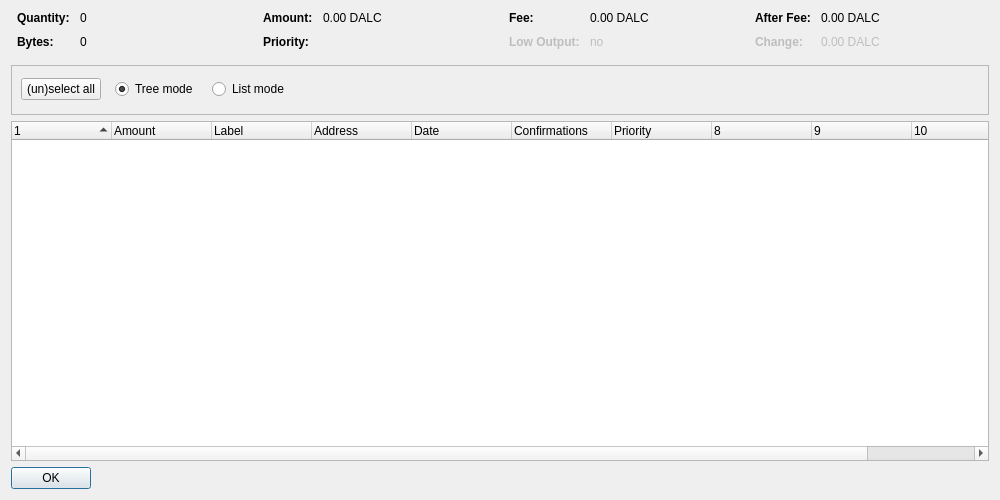
<?xml version="1.0" encoding="UTF-8"?>
<ui version="4.0">
 <class>CoinControlDialog</class>
 <widget class="QDialog" name="CoinControlDialog">
  <property name="geometry">
   <rect>
    <x>0</x>
    <y>0</y>
    <width>1000</width>
    <height>500</height>
   </rect>
  </property>
  <property name="windowTitle">
   <string>Coin Control</string>
  </property>
  <layout class="QVBoxLayout" name="verticalLayout">
   <item>
    <layout class="QHBoxLayout" name="horizontalLayoutTop" stretch="0,0,0,0">
     <property name="topMargin">
      <number>0</number>
     </property>
     <property name="bottomMargin">
      <number>10</number>
     </property>
     <item>
      <layout class="QFormLayout" name="formLayoutCoinControl1">
       <property name="horizontalSpacing">
        <number>10</number>
       </property>
       <property name="verticalSpacing">
        <number>10</number>
       </property>
       <property name="leftMargin">
        <number>6</number>
       </property>
       <property name="rightMargin">
        <number>6</number>
       </property>
       <item row="0" column="0">
        <widget class="QLabel" name="labelCoinControlQuantityText">
         <property name="styleSheet">
          <string notr="true">font-weight:bold;</string>
         </property>
         <property name="text">
          <string>Quantity:</string>
         </property>
        </widget>
       </item>
       <item row="0" column="1">
        <widget class="QLabel" name="labelCoinControlQuantity">
         <property name="cursor">
          <cursorShape>IBeamCursor</cursorShape>
         </property>
         <property name="contextMenuPolicy">
          <enum>Qt::ActionsContextMenu</enum>
         </property>
         <property name="text">
          <string notr="true">0</string>
         </property>
         <property name="textInteractionFlags">
          <set>Qt::LinksAccessibleByMouse|Qt::TextSelectableByKeyboard|Qt::TextSelectableByMouse</set>
         </property>
        </widget>
       </item>
       <item row="1" column="0">
        <widget class="QLabel" name="labelCoinControlBytesText">
         <property name="styleSheet">
          <string notr="true">font-weight:bold;</string>
         </property>
         <property name="text">
          <string>Bytes:</string>
         </property>
        </widget>
       </item>
       <item row="1" column="1">
        <widget class="QLabel" name="labelCoinControlBytes">
         <property name="cursor">
          <cursorShape>IBeamCursor</cursorShape>
         </property>
         <property name="contextMenuPolicy">
          <enum>Qt::ActionsContextMenu</enum>
         </property>
         <property name="text">
          <string notr="true">0</string>
         </property>
         <property name="textInteractionFlags">
          <set>Qt::LinksAccessibleByMouse|Qt::TextSelectableByKeyboard|Qt::TextSelectableByMouse</set>
         </property>
        </widget>
       </item>
      </layout>
     </item>
     <item>
      <layout class="QFormLayout" name="formLayoutCoinControl2">
       <property name="horizontalSpacing">
        <number>10</number>
       </property>
       <property name="verticalSpacing">
        <number>10</number>
       </property>
       <property name="leftMargin">
        <number>6</number>
       </property>
       <property name="rightMargin">
        <number>6</number>
       </property>
       <item row="0" column="0">
        <widget class="QLabel" name="labelCoinControlAmountText">
         <property name="styleSheet">
          <string notr="true">font-weight:bold;</string>
         </property>
         <property name="text">
          <string>Amount:</string>
         </property>
        </widget>
       </item>
       <item row="0" column="1">
        <widget class="QLabel" name="labelCoinControlAmount">
         <property name="cursor">
          <cursorShape>IBeamCursor</cursorShape>
         </property>
         <property name="contextMenuPolicy">
          <enum>Qt::ActionsContextMenu</enum>
         </property>
         <property name="text">
          <string notr="true">0.00 DALC</string>
         </property>
         <property name="textInteractionFlags">
          <set>Qt::LinksAccessibleByMouse|Qt::TextSelectableByKeyboard|Qt::TextSelectableByMouse</set>
         </property>
        </widget>
       </item>
       <item row="1" column="0">
        <widget class="QLabel" name="labelCoinControlPriorityText">
         <property name="styleSheet">
          <string notr="true">font-weight:bold;</string>
         </property>
         <property name="text">
          <string>Priority:</string>
         </property>
        </widget>
       </item>
       <item row="1" column="1">
        <widget class="QLabel" name="labelCoinControlPriority">
         <property name="cursor">
          <cursorShape>IBeamCursor</cursorShape>
         </property>
         <property name="contextMenuPolicy">
          <enum>Qt::ActionsContextMenu</enum>
         </property>
         <property name="text">
          <string/>
         </property>
         <property name="textInteractionFlags">
          <set>Qt::LinksAccessibleByMouse|Qt::TextSelectableByKeyboard|Qt::TextSelectableByMouse</set>
         </property>
        </widget>
       </item>
      </layout>
     </item>
     <item>
      <layout class="QFormLayout" name="formLayoutCoinControl3">
       <property name="horizontalSpacing">
        <number>10</number>
       </property>
       <property name="verticalSpacing">
        <number>10</number>
       </property>
       <property name="leftMargin">
        <number>6</number>
       </property>
       <property name="rightMargin">
        <number>6</number>
       </property>
       <item row="0" column="0">
        <widget class="QLabel" name="labelCoinControlFeeText">
         <property name="styleSheet">
          <string notr="true">font-weight:bold;</string>
         </property>
         <property name="text">
          <string>Fee:</string>
         </property>
        </widget>
       </item>
       <item row="0" column="1">
        <widget class="QLabel" name="labelCoinControlFee">
         <property name="cursor">
          <cursorShape>IBeamCursor</cursorShape>
         </property>
         <property name="contextMenuPolicy">
          <enum>Qt::ActionsContextMenu</enum>
         </property>
         <property name="text">
          <string notr="true">0.00 DALC</string>
         </property>
         <property name="textInteractionFlags">
          <set>Qt::LinksAccessibleByMouse|Qt::TextSelectableByKeyboard|Qt::TextSelectableByMouse</set>
         </property>
        </widget>
       </item>
       <item row="1" column="0">
        <widget class="QLabel" name="labelCoinControlLowOutputText">
         <property name="enabled">
          <bool>false</bool>
         </property>
         <property name="styleSheet">
          <string notr="true">font-weight:bold;</string>
         </property>
         <property name="text">
          <string>Low Output:</string>
         </property>
        </widget>
       </item>
       <item row="1" column="1">
        <widget class="QLabel" name="labelCoinControlLowOutput">
         <property name="enabled">
          <bool>false</bool>
         </property>
         <property name="cursor">
          <cursorShape>IBeamCursor</cursorShape>
         </property>
         <property name="contextMenuPolicy">
          <enum>Qt::ActionsContextMenu</enum>
         </property>
         <property name="text">
          <string notr="true">no</string>
         </property>
         <property name="textInteractionFlags">
          <set>Qt::LinksAccessibleByMouse|Qt::TextSelectableByKeyboard|Qt::TextSelectableByMouse</set>
         </property>
        </widget>
       </item>
      </layout>
     </item>
     <item>
      <layout class="QFormLayout" name="formLayoutCoinControl4">
       <property name="horizontalSpacing">
        <number>10</number>
       </property>
       <property name="verticalSpacing">
        <number>10</number>
       </property>
       <property name="leftMargin">
        <number>6</number>
       </property>
       <property name="rightMargin">
        <number>6</number>
       </property>
       <item row="0" column="0">
        <widget class="QLabel" name="labelCoinControlAfterFeeText">
         <property name="styleSheet">
          <string notr="true">font-weight:bold;</string>
         </property>
         <property name="text">
          <string>After Fee:</string>
         </property>
        </widget>
       </item>
       <item row="0" column="1">
        <widget class="QLabel" name="labelCoinControlAfterFee">
         <property name="cursor">
          <cursorShape>IBeamCursor</cursorShape>
         </property>
         <property name="contextMenuPolicy">
          <enum>Qt::ActionsContextMenu</enum>
         </property>
         <property name="text">
          <string notr="true">0.00 DALC</string>
         </property>
         <property name="textInteractionFlags">
          <set>Qt::LinksAccessibleByMouse|Qt::TextSelectableByKeyboard|Qt::TextSelectableByMouse</set>
         </property>
        </widget>
       </item>
       <item row="1" column="0">
        <widget class="QLabel" name="labelCoinControlChangeText">
         <property name="enabled">
          <bool>false</bool>
         </property>
         <property name="styleSheet">
          <string notr="true">font-weight:bold;</string>
         </property>
         <property name="text">
          <string>Change:</string>
         </property>
        </widget>
       </item>
       <item row="1" column="1">
        <widget class="QLabel" name="labelCoinControlChange">
         <property name="enabled">
          <bool>false</bool>
         </property>
         <property name="cursor">
          <cursorShape>IBeamCursor</cursorShape>
         </property>
         <property name="contextMenuPolicy">
          <enum>Qt::ActionsContextMenu</enum>
         </property>
         <property name="text">
          <string notr="true">0.00 DALC</string>
         </property>
         <property name="textInteractionFlags">
          <set>Qt::LinksAccessibleByMouse|Qt::TextSelectableByKeyboard|Qt::TextSelectableByMouse</set>
         </property>
        </widget>
       </item>
      </layout>
     </item>
    </layout>
   </item>
   <item>
    <widget class="QFrame" name="frame">
     <property name="minimumSize">
      <size>
       <width>0</width>
       <height>50</height>
      </size>
     </property>
     <property name="frameShape">
      <enum>QFrame::StyledPanel</enum>
     </property>
     <property name="frameShadow">
      <enum>QFrame::Sunken</enum>
     </property>
     <widget class="QWidget" name="horizontalLayoutWidget">
      <property name="geometry">
       <rect>
        <x>10</x>
        <y>0</y>
        <width>781</width>
        <height>48</height>
       </rect>
      </property>
      <layout class="QHBoxLayout" name="horizontalLayoutPanel" stretch="0,0,0,0">
       <property name="spacing">
        <number>14</number>
       </property>
       <property name="topMargin">
        <number>10</number>
       </property>
       <property name="bottomMargin">
        <number>10</number>
       </property>
       <item>
        <widget class="QPushButton" name="pushButtonSelectAll">
         <property name="sizePolicy">
          <sizepolicy hsizetype="Maximum" vsizetype="Fixed">
           <horstretch>0</horstretch>
           <verstretch>0</verstretch>
          </sizepolicy>
         </property>
         <property name="text">
          <string>(un)select all</string>
         </property>
        </widget>
       </item>
       <item>
        <widget class="QRadioButton" name="radioTreeMode">
         <property name="sizePolicy">
          <sizepolicy hsizetype="Maximum" vsizetype="Fixed">
           <horstretch>0</horstretch>
           <verstretch>0</verstretch>
          </sizepolicy>
         </property>
         <property name="text">
          <string>Tree mode</string>
         </property>
         <property name="checked">
          <bool>true</bool>
         </property>
        </widget>
       </item>
       <item>
        <widget class="QRadioButton" name="radioListMode">
         <property name="sizePolicy">
          <sizepolicy hsizetype="Maximum" vsizetype="Fixed">
           <horstretch>0</horstretch>
           <verstretch>0</verstretch>
          </sizepolicy>
         </property>
         <property name="text">
          <string>List mode</string>
         </property>
        </widget>
       </item>
       <item>
        <spacer name="horizontalSpacer">
         <property name="orientation">
          <enum>Qt::Horizontal</enum>
         </property>
         <property name="sizeHint" stdset="0">
          <size>
           <width>40</width>
           <height>20</height>
          </size>
         </property>
        </spacer>
       </item>
      </layout>
     </widget>
    </widget>
   </item>
   <item>
    <widget class="CoinControlTreeWidget" name="treeWidget">
     <property name="contextMenuPolicy">
      <enum>Qt::CustomContextMenu</enum>
     </property>
     <property name="sortingEnabled">
      <bool>false</bool>
     </property>
     <property name="columnCount">
      <number>11</number>
     </property>
     <attribute name="headerShowSortIndicator" stdset="0">
      <bool>true</bool>
     </attribute>
     <attribute name="headerStretchLastSection">
      <bool>false</bool>
     </attribute>
     <column>
      <property name="text">
       <string/>
      </property>
     </column>
     <column>
      <property name="text">
       <string>Amount</string>
      </property>
     </column>
     <column>
      <property name="text">
       <string>Label</string>
      </property>
     </column>
     <column>
      <property name="text">
       <string>Address</string>
      </property>
     </column>
     <column>
      <property name="text">
       <string>Date</string>
      </property>
     </column>
     <column>
      <property name="text">
       <string>Confirmations</string>
      </property>
      <property name="toolTip">
       <string>Confirmed</string>
      </property>
     </column>
     <column>
      <property name="text">
       <string>Priority</string>
      </property>
     </column>
     <column>
      <property name="text">
       <string/>
      </property>
     </column>
     <column>
      <property name="text">
       <string/>
      </property>
     </column>
     <column>
      <property name="text">
       <string/>
      </property>
     </column>
     <column>
      <property name="text">
       <string/>
      </property>
     </column>
    </widget>
   </item>
   <item>
    <widget class="QDialogButtonBox" name="buttonBox">
     <property name="sizePolicy">
      <sizepolicy hsizetype="Maximum" vsizetype="Fixed">
       <horstretch>0</horstretch>
       <verstretch>0</verstretch>
      </sizepolicy>
     </property>
     <property name="orientation">
      <enum>Qt::Horizontal</enum>
     </property>
     <property name="standardButtons">
      <set>QDialogButtonBox::Ok</set>
     </property>
    </widget>
   </item>
  </layout>
 </widget>
 <customwidgets>
  <customwidget>
   <class>CoinControlTreeWidget</class>
   <extends>QTreeWidget</extends>
   <header>coincontroltreewidget.h</header>
  </customwidget>
 </customwidgets>
 <resources/>
 <connections/>
</ui>
